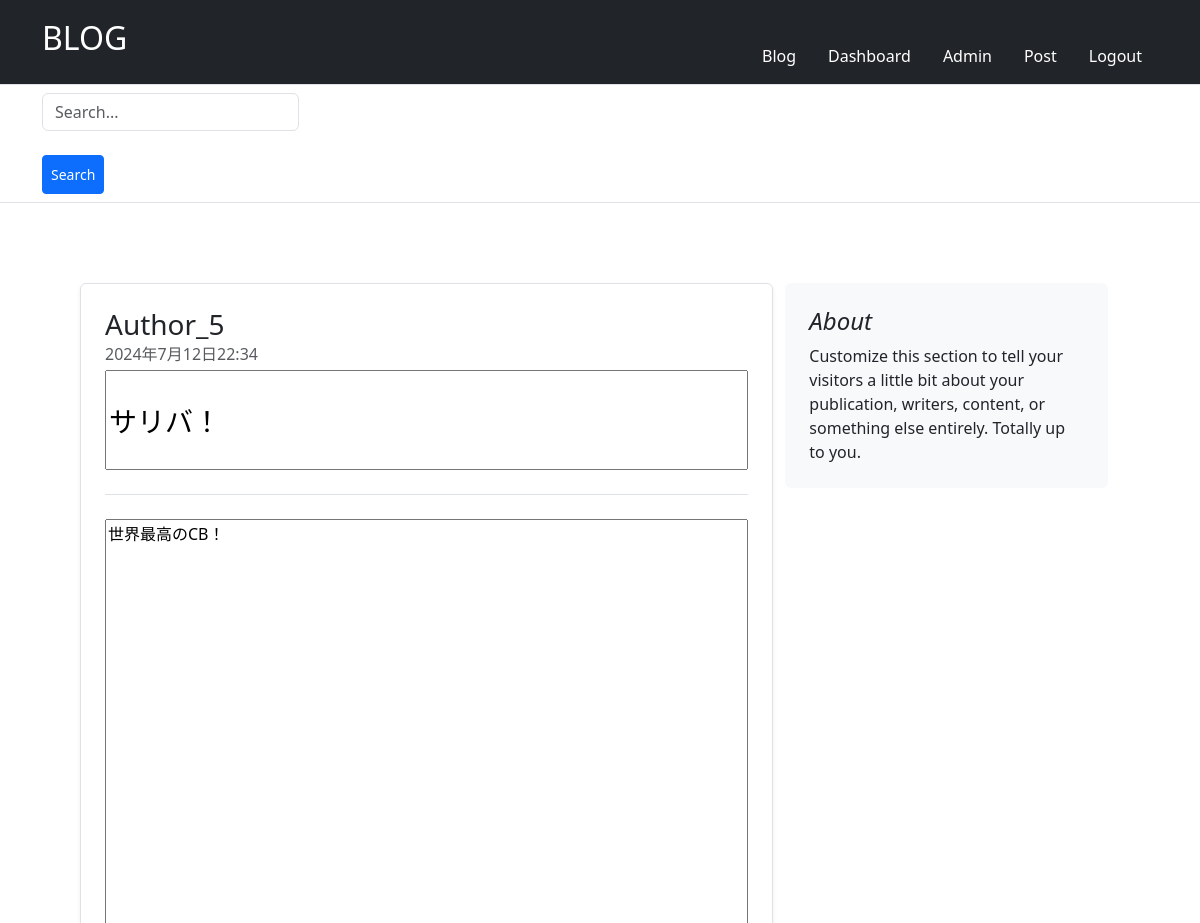
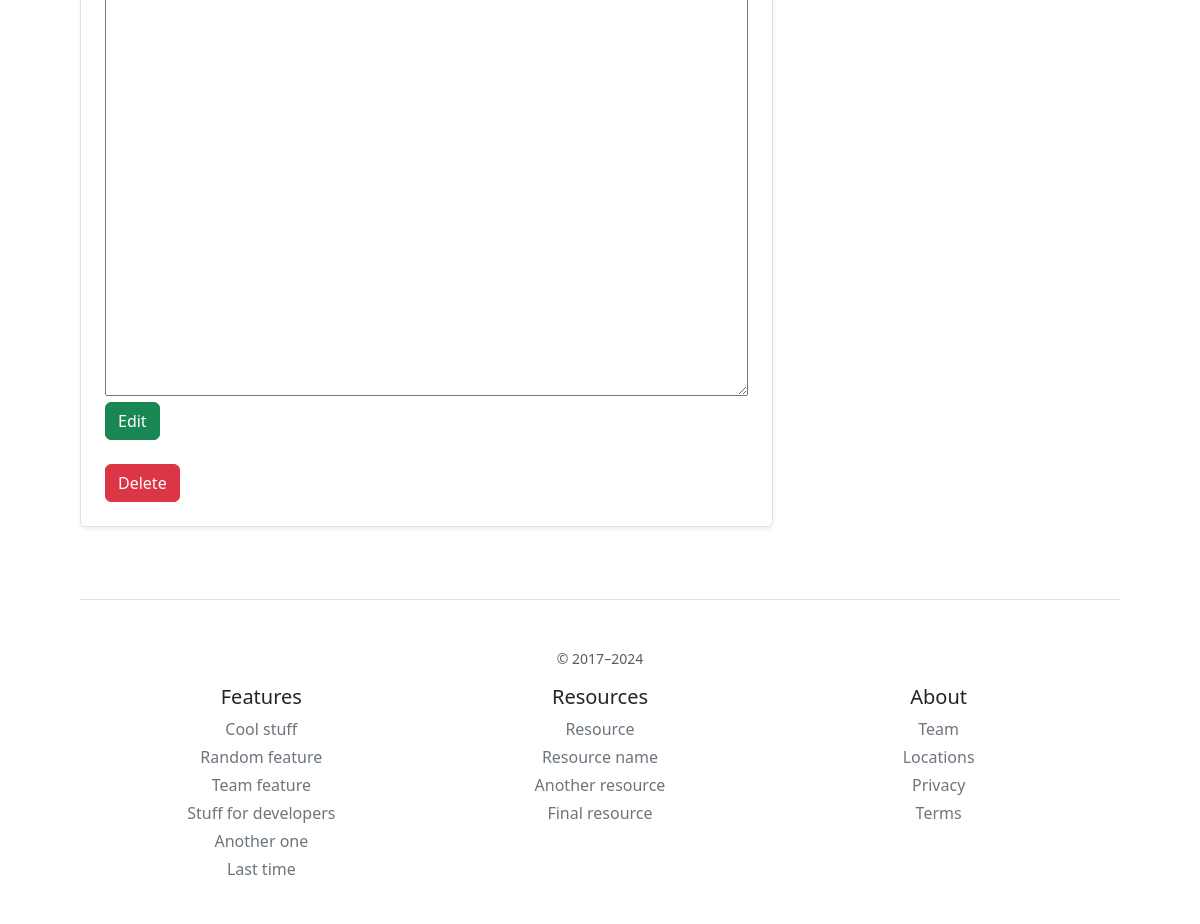
Screenshot of /blog/admin/1/ (signed in) with the database file from the repository (2 pictures, top to bottom).
### blog/models.py (models this page shows, shortened)
class Article(models.Model):
    author = models.ForeignKey(User, on_delete=models.CASCADE)
    title = models.CharField(max_length=30)
    body = models.TextField()
    created_at = models.DateTimeField(default=timezone.now)
    updated_at = models.DateTimeField(default=timezone.now)

### signup/models.py (models this page shows, shortened)
class User(AbstractBaseUser, PermissionsMixin):
    email = models.EmailField(max_length=255, unique=True)
    create_at = models.DateTimeField(default=timezone.now)
    updated_at = models.DateTimeField(default=timezone.now)
    is_staff = models.BooleanField(default=False)
    is_active = models.BooleanField(default=True)
    objects = UserManager()
    USERNAME_FIELD = "email"
    REQUIRED_FIELDS = []

### blog/views.py (the view)
# urls.py: path("admin/<int:pk>/", views.edit, name="edit"),
@login_required
def edit(request, pk: int):
    if request.method == "GET":
        article = Article.objects.get(author=request.user, pk=pk)
        context = {"article":article}
        return render(request,"blog/edit.html",context)

### blog/templates/blog/edit.html (shortened to what this page needs)
{% extends "base.html" %}
{% block content %}
<div class="row" style="margin: 5em;">
    <div class="col-md-8 col-xs-1" >
        <div class="row">
            <div class="row g-0 border rounded overflow-hidden flex-md-row mb-4 shadow-sm h-md-250 position-relative">
                <div class="col p-4 d-flex flex-column position-static" style="position: relative;">
                    <form action="{% url 'blog:update_or_delete' article.pk %}" method= "POST">
                        <h3 class="mb-0">Author_{{ article.author.pk }}</h3>
                        <div class="mb-1 text-body-secondary">{{ article.created_at }}</div>
                        <h3 class="pb-4 mb-4 fst-italic border-bottom">
                            <input style="width: 100%;height: 100px;" name="title" type="text" value="{{ article.title }}">
                        </h3>
                        <textarea name="body" style="width: 100%;height: 100vh;" >{{ article.body }}</textarea>
                        <button type="submit" class="btn btn-success" name="update" onclick="return confirm('Edit?')">Edit</button>
                        <br><br>
                        <button type="submit" class="btn btn-danger" name="delete" onclick="return confirm('Delete?')">Delete</button>
                    </form>
                </div>
            </div>
        </div>
    </div>
    <div class="col-md-4 col-xs-1">
        <div class="position-sticky" style="top: 2rem;">
            <div class="p-4 mb-3 bg-body-tertiary rounded">
              <h4 class="fst-italic">About</h4>
              <p class="mb-0">Customize this section to tell your visitors a little bit about your publication, writers, content, or something else entirely. Totally up to you.</p>
        </div>
    </div>
</div>
{% endblock %}

### rows the page displays
Article: author.pk "5", created_at "2024年7月12日22:34", title "サリバ！", body "世界最高のCB！"
